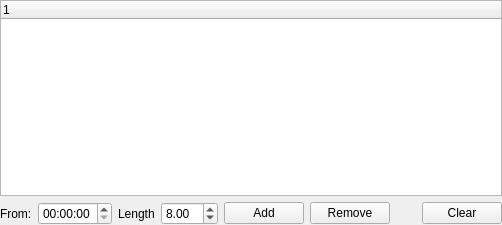
<ui version="4.0" >
 <author>Dag Andersen</author>
 <class>KPlato::IntervalEditBase</class>
 <widget class="QWidget" name="KPlato::IntervalEditBase" >
  <property name="geometry" >
   <rect>
    <x>0</x>
    <y>0</y>
    <width>502</width>
    <height>225</height>
   </rect>
  </property>
  <layout class="QVBoxLayout" name="verticalLayout" >
   <property name="margin" >
    <number>0</number>
   </property>
   <item>
    <widget class="QTreeWidget" name="intervalList" >
     <column>
      <property name="text" >
       <string>1</string>
      </property>
     </column>
    </widget>
   </item>
   <item>
    <layout class="QHBoxLayout" name="horizontalLayout" >
     <item>
      <widget class="QLabel" name="textLabel1" >
       <property name="text" >
        <string comment="Start time">From:</string>
       </property>
       <property name="wordWrap" >
        <bool>false</bool>
       </property>
       <property name="buddy" >
        <cstring>startTime</cstring>
       </property>
      </widget>
     </item>
     <item>
      <widget class="QTimeEdit" name="startTime" />
     </item>
     <item>
      <widget class="QLabel" name="textLabel2" >
       <property name="text" >
        <string>Length</string>
       </property>
       <property name="wordWrap" >
        <bool>false</bool>
       </property>
       <property name="buddy" >
        <cstring>length</cstring>
       </property>
      </widget>
     </item>
     <item>
      <widget class="QDoubleSpinBox" name="length" >
       <property name="maximum" >
        <double>24.000000000000000</double>
       </property>
       <property name="value" >
        <double>8.000000000000000</double>
       </property>
      </widget>
     </item>
     <item>
      <widget class="QPushButton" name="bAddInterval" >
       <property name="text" >
        <string>Add</string>
       </property>
      </widget>
     </item>
     <item>
      <widget class="QPushButton" name="bRemoveInterval" >
       <property name="text" >
        <string>Remove</string>
       </property>
      </widget>
     </item>
     <item>
      <spacer>
       <property name="orientation" >
        <enum>Qt::Horizontal</enum>
       </property>
       <property name="sizeHint" stdset="0" >
        <size>
         <width>40</width>
         <height>20</height>
        </size>
       </property>
      </spacer>
     </item>
     <item>
      <widget class="QPushButton" name="bClear" >
       <property name="text" >
        <string>Clear</string>
       </property>
      </widget>
     </item>
    </layout>
   </item>
  </layout>
 </widget>
 <layoutdefault spacing="6" margin="11" />
 <pixmapfunction>qPixmapFromMimeSource</pixmapfunction>
 <tabstops>
  <tabstop>intervalList</tabstop>
  <tabstop>startTime</tabstop>
  <tabstop>length</tabstop>
  <tabstop>bAddInterval</tabstop>
  <tabstop>bRemoveInterval</tabstop>
  <tabstop>bClear</tabstop>
 </tabstops>
 <resources/>
 <connections/>
</ui>
